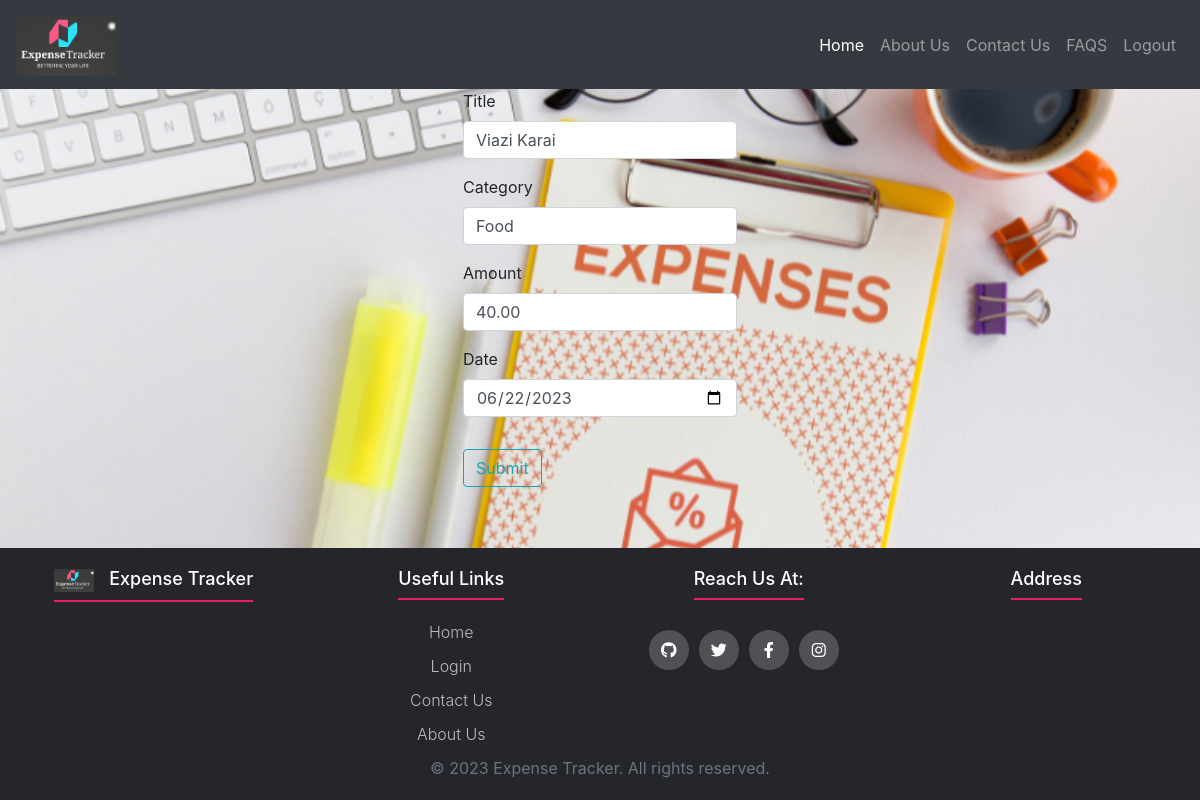
Page /update/3 (signed in) on the committed database.
### models.py (models this page shows, shortened)
class Expense(db.Model):
    id = db.Column(db.Integer, primary_key=True)
    title = db.Column(db.String(50), nullable=False)
    category = db.Column(db.String(50), nullable=False)
    amount = db.Column(db.Float, nullable=False, default=0.0)
    date = db.Column(db.Date, nullable=False, default=datetime.utcnow)

### main.py (the view)
@main.route("/update/<int:expense_id>", methods=['GET', 'POST'])
@login_required
def update(expense_id):
    expense = Expense.query.get_or_404(expense_id)
    form = ExpenseForm()
    if form.validate_on_submit():
        expense.title = form.title.data
        expense.category = form.category.data
        expense.amount = form.amount.data
        expense.date = form.date.data
        db.session.commit()
        return redirect(url_for('main.expenses'))
    elif request.method == 'GET':
        form.title.data = expense.title
        form.category.data = expense.category
        form.amount.data = expense.amount
        form.date.data = expense.date
    return render_template('add.html', form=form, title='Edit Expense')

### forms.py (shortened to what this page needs)
class ExpenseForm(FlaskForm):
    title = StringField('Title', validators=[DataRequired()])
    category = StringField('Category', validators=[DataRequired()])
    amount = DecimalField('Amount', validators=[DataRequired()])
    date = DateField('Date')
    submit = SubmitField('Submit')

### __init__.py (called while the page is built)
def create_app():
    app = Flask(__name__) # creates the Flask instance, __name__ is
    app.config['SECRET_KEY'] = 'secret-key-goes-here' # it is used
    app.config['SQLALCHEMY_DATABASE_URI'] = 'sqlite:///db.sqlite'
    app.config['SQLALCHEMY_TRACK_MODIFICATIONS'] = False
    db.init_app(app) # Initialiaze sqlite database
    login_manager = LoginManager() # Create a Login Manager instance
    login_manager.login_view = 'auth.login' # define the redirection
    login_manager.init_app(app) # configure it for login
    from models import User
    @login_manager.user_loader
    def load_user(user_id): #reload user object from the user ID
        return User.query.get(int(user_id))
    from auth import auth as auth_blueprint
    app.register_blueprint(auth_blueprint)
    from main import main as main_blueprint
    app.register_blueprint(main_blueprint)
    return app

### templates/add.html (shortened to what this page needs)
{% extends "base.html"%}
{% block content%}
<div class="container content-section">
    <form method="POST">
        <fieldset class="form-group">
            <div class="form-group">
                {{ form.title.label(class="form-control-label") }}
                {{ form.title(class="form-control form-control") }}
            </div>
            <div class="form-group">
                {{ form.category.label(class="form-control-label") }}
                {{ form.category(class="form-control form-control") }}
            </div>
            <div class="form-group">
                {{ form.amount.label(class="form-control-label") }}
                {{ form.amount(class="form-control form-control") }}
            </div>
            <div class="form-group">
                {{ form.date.label(class="form-control-label") }}
                {{ form.date(class="form-control form-control") }}
            </div>
        </fieldset>
        <div class="form-group">
            {{ form.submit(class="btn btn-outline-info") }}
        </div>
    </form>
</div>
{% endblock content %}

### static/css/main.css (style rules this page uses)
* { padding: 0; margin: 0; text-decoration: none; list-style: none; box-sizing: border-box; }
body { margin: 0; padding: 0; font-family: sans-serif; background-image: url("/static/images/background.png"); background-size: cover; background-repeat: no-repeat; background-attachment: fixed; background-position: center; display: flex; flex-direction: column; min-height: 100vh; }
.container { display: flex; justify-content: center; flex-wrap: wrap; }

### rows in the picture
Expense: title "Viazi Karai", category "Food", amount "40.00", date "06/22/2023"
